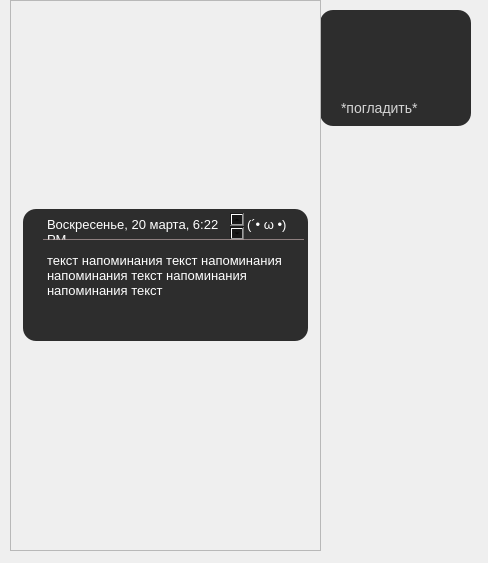
<?xml version="1.0" encoding="UTF-8"?>
<ui version="4.0">
 <class>Dialog</class>
 <widget class="QDialog" name="Dialog">
  <property name="geometry">
   <rect>
    <x>0</x>
    <y>0</y>
    <width>488</width>
    <height>563</height>
   </rect>
  </property>
  <property name="windowTitle">
   <string>Dialog</string>
  </property>
  <widget class="QFrame" name="frame_2">
   <property name="geometry">
    <rect>
     <x>320</x>
     <y>10</y>
     <width>151</width>
     <height>116</height>
    </rect>
   </property>
   <property name="styleSheet">
    <string notr="true">background: rgba(23, 23, 23, 0.9);
box-shadow: 2px 4px 4px rgba(0, 0, 0, 0.25);
border-radius: 13px;</string>
   </property>
   <property name="frameShape">
    <enum>QFrame::StyledPanel</enum>
   </property>
   <property name="frameShadow">
    <enum>QFrame::Raised</enum>
   </property>
   <widget class="QLabel" name="label_3">
    <property name="geometry">
     <rect>
      <x>21</x>
      <y>78</y>
      <width>81</width>
      <height>39</height>
     </rect>
    </property>
    <property name="styleSheet">
     <string notr="true">font-family: 'Titillium Web';
font-style: normal;
font-weight: 400;
font-size: 14px;
line-height: 37px;
/* identical to box height */


color: rgba(255, 255, 255, 0.8);
background: rgba(5, 5, 5, 0.0);</string>
    </property>
    <property name="text">
     <string>*погладить*</string>
    </property>
   </widget>
   <widget class="QPushButton" name="teg_button_min_4">
    <property name="enabled">
     <bool>true</bool>
    </property>
    <property name="geometry">
     <rect>
      <x>26</x>
      <y>16</y>
      <width>66</width>
      <height>66</height>
     </rect>
    </property>
    <property name="minimumSize">
     <size>
      <width>66</width>
      <height>66</height>
     </size>
    </property>
    <property name="maximumSize">
     <size>
      <width>50</width>
      <height>50</height>
     </size>
    </property>
    <property name="styleSheet">
     <string notr="true">background: rgba(23, 23, 23, 0.0);
box-shadow: 2px 4px 4px rgba(0, 0, 0, 0.25);
border-radius: 13px;</string>
    </property>
    <property name="text">
     <string/>
    </property>
    <property name="icon">
     <iconset>
      <normaloff>../material/Neko/Neko_s.png</normaloff>../material/Neko/Neko_s.png</iconset>
    </property>
    <property name="iconSize">
     <size>
      <width>66</width>
      <height>66</height>
     </size>
    </property>
    <property name="autoDefault">
     <bool>false</bool>
    </property>
    <property name="default">
     <bool>false</bool>
    </property>
   </widget>
   <widget class="QLabel" name="character_s_min">
    <property name="enabled">
     <bool>true</bool>
    </property>
    <property name="geometry">
     <rect>
      <x>100</x>
      <y>30</y>
      <width>39</width>
      <height>39</height>
     </rect>
    </property>
    <property name="styleSheet">
     <string notr="true">background: rgba(23, 23, 23, 0.0);
box-shadow: 2px 4px 4px rgba(0, 0, 0, 0.25);
border-radius: 13px;</string>
    </property>
    <property name="text">
     <string/>
    </property>
    <property name="pixmap">
     <pixmap>../material/image 83.png</pixmap>
    </property>
    <property name="scaledContents">
     <bool>true</bool>
    </property>
   </widget>
  </widget>
  <widget class="QScrollArea" name="scrollArea">
   <property name="geometry">
    <rect>
     <x>10</x>
     <y>0</y>
     <width>311</width>
     <height>551</height>
    </rect>
   </property>
   <property name="verticalScrollBarPolicy">
    <enum>Qt::ScrollBarAlwaysOff</enum>
   </property>
   <property name="horizontalScrollBarPolicy">
    <enum>Qt::ScrollBarAlwaysOff</enum>
   </property>
   <property name="widgetResizable">
    <bool>true</bool>
   </property>
   <property name="alignment">
    <set>Qt::AlignLeading|Qt::AlignLeft|Qt::AlignTop</set>
   </property>
   <widget class="QWidget" name="scrollAreaWidgetContents">
    <property name="geometry">
     <rect>
      <x>0</x>
      <y>0</y>
      <width>309</width>
      <height>549</height>
     </rect>
    </property>
    <layout class="QGridLayout" name="gridLayout">
     <item row="0" column="0">
      <widget class="QFrame" name="frame_4">
       <property name="maximumSize">
        <size>
         <width>285</width>
         <height>132</height>
        </size>
       </property>
       <property name="styleSheet">
        <string notr="true">background: rgba(23, 23, 23, 0.9);
box-shadow: 2px 4px 4px rgba(0, 0, 0, 0.25);
border-radius: 13px;</string>
       </property>
       <property name="frameShape">
        <enum>QFrame::StyledPanel</enum>
       </property>
       <property name="frameShadow">
        <enum>QFrame::Raised</enum>
       </property>
       <widget class="QTextBrowser" name="label_add_28">
        <property name="geometry">
         <rect>
          <x>20</x>
          <y>4</y>
          <width>201</width>
          <height>27</height>
         </rect>
        </property>
        <property name="styleSheet">
         <string notr="true">background: rgba(233, 209, 209, 0.0);
box-shadow: 2px 4px 4px rgba(0, 0, 0, 0.25);
border-radius: 6px;
font-family: 'Roboto Condensed';
font-style: normal;
font-weight: 400;
font-size: 12px;
line-height: 14px;

color: #FFFFFF;</string>
        </property>
        <property name="html">
         <string>&lt;!DOCTYPE HTML PUBLIC &quot;-//W3C//DTD HTML 4.0//EN&quot; &quot;http://www.w3.org/TR/REC-html40/strict.dtd&quot;&gt;
&lt;html&gt;&lt;head&gt;&lt;meta name=&quot;qrichtext&quot; content=&quot;1&quot; /&gt;&lt;style type=&quot;text/css&quot;&gt;
p, li { white-space: pre-wrap; }
&lt;/style&gt;&lt;/head&gt;&lt;body style=&quot; font-family:'Roboto Condensed'; font-size:12px; font-weight:400; font-style:normal;&quot;&gt;
&lt;p style=&quot; margin-top:0px; margin-bottom:0px; margin-left:0px; margin-right:0px; -qt-block-indent:0; text-indent:0px;&quot;&gt;&lt;span style=&quot; font-family:'Titillium Web'; font-size:10pt;&quot;&gt;Воскресенье, 20 марта, 6:22 PM &lt;/span&gt;&lt;/p&gt;&lt;/body&gt;&lt;/html&gt;</string>
        </property>
       </widget>
       <widget class="QTextBrowser" name="label_add_29">
        <property name="geometry">
         <rect>
          <x>220</x>
          <y>4</y>
          <width>71</width>
          <height>27</height>
         </rect>
        </property>
        <property name="styleSheet">
         <string notr="true">background: rgba(233, 209, 209, 0.0);
box-shadow: 2px 4px 4px rgba(0, 0, 0, 0.25);
border-radius: 6px;
font-family: 'Roboto Condensed';
font-style: normal;
font-weight: 400;
font-size: 12px;
line-height: 14px;

color: #FFFFFF;</string>
        </property>
        <property name="html">
         <string>&lt;!DOCTYPE HTML PUBLIC &quot;-//W3C//DTD HTML 4.0//EN&quot; &quot;http://www.w3.org/TR/REC-html40/strict.dtd&quot;&gt;
&lt;html&gt;&lt;head&gt;&lt;meta name=&quot;qrichtext&quot; content=&quot;1&quot; /&gt;&lt;style type=&quot;text/css&quot;&gt;
p, li { white-space: pre-wrap; }
&lt;/style&gt;&lt;/head&gt;&lt;body style=&quot; font-family:'Roboto Condensed'; font-size:12px; font-weight:400; font-style:normal;&quot;&gt;
&lt;p style=&quot; margin-top:0px; margin-bottom:0px; margin-left:0px; margin-right:0px; -qt-block-indent:0; text-indent:0px;&quot;&gt;&lt;span style=&quot; font-family:'Titillium Web'; font-size:10pt;&quot;&gt;(´• ω •)&lt;/span&gt;&lt;/p&gt;&lt;/body&gt;&lt;/html&gt;</string>
        </property>
       </widget>
       <widget class="QLabel" name="label_16">
        <property name="geometry">
         <rect>
          <x>20</x>
          <y>30</y>
          <width>261</width>
          <height>1</height>
         </rect>
        </property>
        <property name="styleSheet">
         <string notr="true">background: rgba(184, 162, 162, 0.7);
box-shadow: 2px 4px 4px rgba(0, 0, 0, 0.25);
border-radius: 5px;</string>
        </property>
        <property name="text">
         <string/>
        </property>
       </widget>
       <widget class="QTextBrowser" name="label_add_30">
        <property name="geometry">
         <rect>
          <x>20</x>
          <y>40</y>
          <width>261</width>
          <height>71</height>
         </rect>
        </property>
        <property name="styleSheet">
         <string notr="true">background: rgba(233, 209, 209, 0.0);
box-shadow: 2px 4px 4px rgba(0, 0, 0, 0.25);
border-radius: 6px;
font-family: 'Roboto Condensed';
font-style: normal;
font-weight: 400;
font-size: 12px;
line-height: 14px;

color: #FFFFFF;</string>
        </property>
        <property name="html">
         <string>&lt;!DOCTYPE HTML PUBLIC &quot;-//W3C//DTD HTML 4.0//EN&quot; &quot;http://www.w3.org/TR/REC-html40/strict.dtd&quot;&gt;
&lt;html&gt;&lt;head&gt;&lt;meta name=&quot;qrichtext&quot; content=&quot;1&quot; /&gt;&lt;style type=&quot;text/css&quot;&gt;
p, li { white-space: pre-wrap; }
&lt;/style&gt;&lt;/head&gt;&lt;body style=&quot; font-family:'Roboto Condensed'; font-size:12px; font-weight:400; font-style:normal;&quot;&gt;
&lt;p style=&quot; margin-top:0px; margin-bottom:0px; margin-left:0px; margin-right:0px; -qt-block-indent:0; text-indent:0px;&quot;&gt;&lt;span style=&quot; font-size:10pt;&quot;&gt;текст напоминания текст напоминания напоминания текст напоминания напоминания текст &lt;/span&gt;&lt;/p&gt;&lt;/body&gt;&lt;/html&gt;</string>
        </property>
       </widget>
      </widget>
     </item>
    </layout>
   </widget>
  </widget>
 </widget>
 <resources/>
 <connections/>
</ui>
